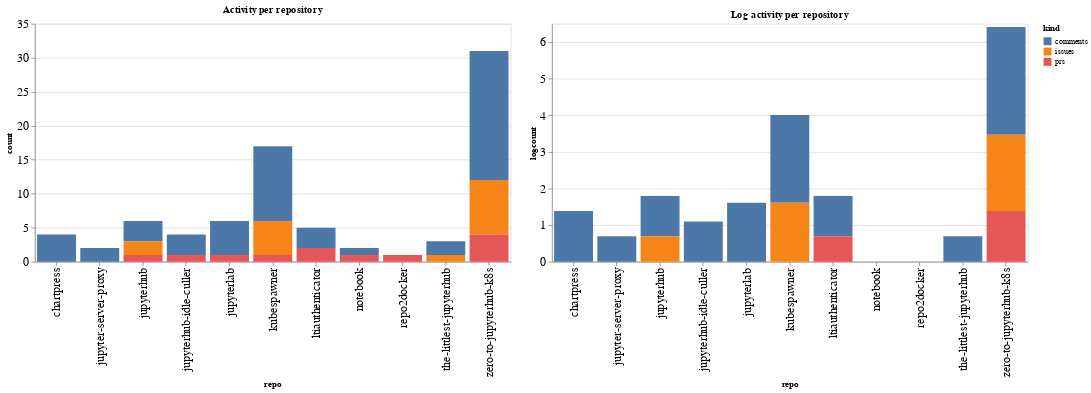

The notebook cell this image was saved under:
### Code cell
ch1 = alt.Chart(repo_summaries, width=600, title="Activity per repository").mark_bar().encode(
    x='repo',
    y='count',
    color='kind',
    tooltip="kind"
)

ch2 = alt.Chart(repo_summaries, width=600, title="Log activity per repository").mark_bar().encode(
    x='repo',
    y='logcount',
    color='kind',
    tooltip="kind"
)

ch1 | ch2

### Figure 1 — Vega-Lite specification as saved in the notebook (floating-point values rounded to 4 significant figures)
{"config": {"axisLeft": {"labelFontSize": 15}, "axisBottom": {"labelFontSize": 15}}, "hconcat": [{"mark": "bar", "encoding": {"color": {"type": "nominal", "field": "kind"}, "tooltip": {"type": "nominal", "field": "kind"}, "x": {"type": "nominal", "field": "repo"}, "y": {"type": "quantitative", "field": "count"}}, "title": "Activity per repository", "width": 600}, {"mark": "bar", "encoding": {"color": {"type": "nominal", "field": "kind"}, "tooltip": {"type": "nominal", "field": "kind"}, "x": {"type": "nominal", "field": "repo"}, "y": {"type": "quantitative", "field": "logcount"}}, "title": "Log activity per repository", "width": 600}], "data": {"name": "data-5f8c713995ead2d8b65edbb0012cc69d"}, "$schema": "https://vega.github.io/schema/vega-lite/v4.8.1.json", "datasets": {"data-5f8c713995ead2d8b65edbb0012cc69d": [{"repo": "chartpress", "kind": "comments", "count": 4, "logcount": 1.386}, {"repo": "jupyter-server-proxy", "kind": "comments", "count": 2, "logcount": 0.6931}, {"repo": "jupyterhub", "kind": "comments", "count": 3, "logcount": 1.099}, {"repo": "jupyterhub", "kind": "issues", "count": 2, "logcount": 0.6931}, {"repo": "jupyterhub", "kind": "prs", "count": 1, "logcount": 0.0}, {"repo": "jupyterhub-idle-culler", "kind": "comments", "count": 3, "logcount": 1.099}, {"repo": "jupyterhub-idle-culler", "kind": "prs", "count": 1, "logcount": 0.0}, {"repo": "jupyterlab", "kind": "comments", "count": 5, "logcount": 1.609}, {"repo": "jupyterlab", "kind": "prs", "count": 1, "logcount": 0.0}, {"repo": "kubespawner", "kind": "comments", "count": 11, "logcount": 2.398}, {"repo": "kubespawner", "kind": "issues", "count": 5, "logcount": 1.609}, {"repo": "kubespawner", "kind": "prs", "count": 1, "logcount": 0.0}, {"repo": "ltiauthenticator", "kind": "comments", "count": 3, "logcount": 1.099}, {"repo": "ltiauthenticator", "kind": "prs", "count": 2, "logcount": 0.6931}, {"repo": "notebook", "kind": "comments", "count": 1, "logcount": 0.0}, {"repo": "notebook", "kind": "prs", "count": 1, "logcount": 0.0}, {"repo": "repo2docker", "kind": "prs", "count": 1, "logcount": 0.0}, {"repo": "the-littlest-jupyterhub", "kind": "comments", "count": 2, "logcount": 0.6931}, {"repo": "the-littlest-jupyterhub", "kind": "issues", "count": 1, "logcount": 0.0}, {"repo": "zero-to-jupyterhub-k8s", "kind": "comments", "count": 19, "logcount": 2.944}, {"repo": "zero-to-jupyterhub-k8s", "kind": "issues", "count": 8, "logcount": 2.079}, {"repo": "zero-to-jupyterhub-k8s", "kind": "prs", "count": 4, "logcount": 1.386}]}}
